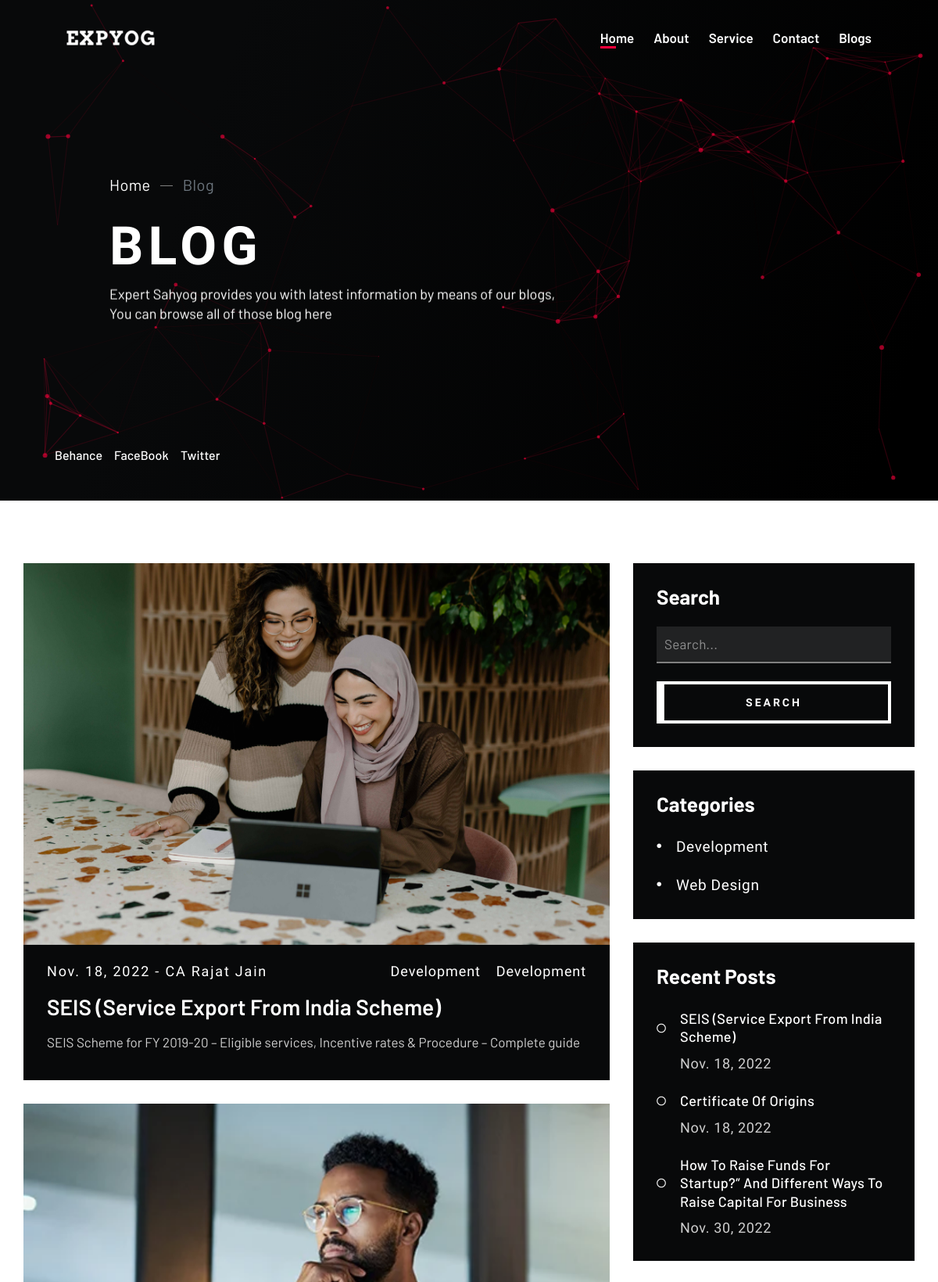
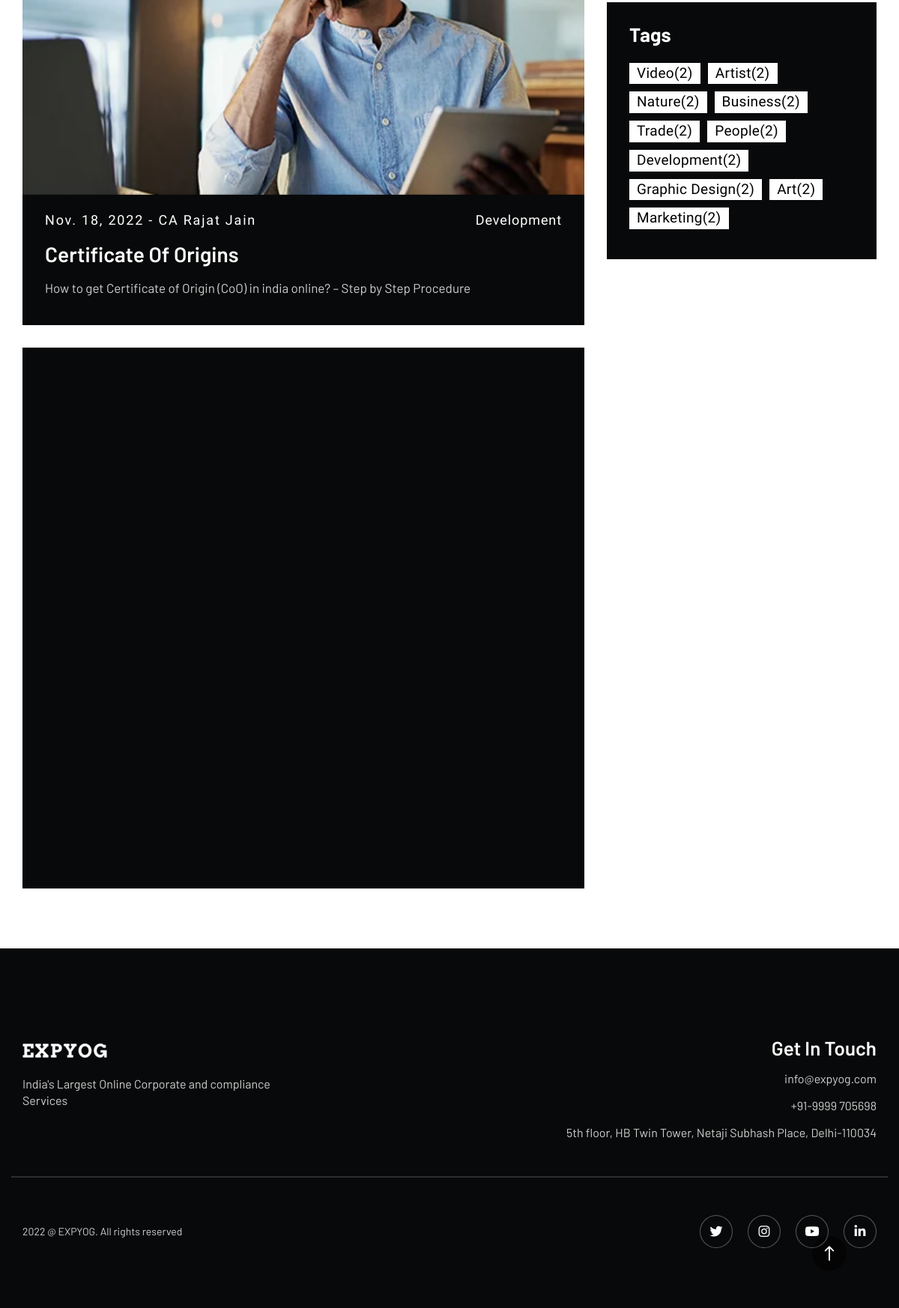
The app's page /blog-list/ with its own data (2 pictures, top to bottom).
### blog/models.py (models this page shows, shortened)
class Blog(models.Model):
    title = models.CharField(max_length=120)
    intro = models.TextField(blank=True, null=True)
    slug = models.SlugField()
    categories = models.ManyToManyField(Category)
    tags = models.TextField(blank=True, null=True)
    author = models.ForeignKey(Author, on_delete=models.CASCADE)
    image = models.ImageField(upload_to='blog')
    body = RichTextField(blank=True, null=True)
    date_created = models.DateField(auto_now_add=True)

class Author(models.Model):
    name = models.CharField(max_length=120)
    image = models.ImageField(upload_to='author')
    intro = models.TextField()
    twitter = models.CharField(max_length=250, blank=True, null=True)
    instagram = models.CharField(max_length=250, blank=True, null=True)
    instagram = models.CharField(max_length=250, blank=True, null=True)
    youtube = models.CharField(max_length=250, blank=True, null=True)

class Category(models.Model):
    title = models.CharField(max_length=120)

### core/views.py (the view)
# urls.py: path('blog-list/', views.blog_list, name='blog-list'),
def blog_list(request):
    query = request.GET.get('query', '')
    blogs = Blog.objects.filter(Q(title__icontains=query))
    categories = Category.objects.all()
    context = {
        'blog_list': blogs,
        'query': query,
        'categories': categories
    }
    return render(request, 'blog-list.html', context)

### core/templates/blog-list.html (shortened to what this page needs)
{% extends 'base.html' %}
{% load static %}
{% block content %}
    <main id="swup">
        <a href="#firstSection" class="to-top-button to-id click-target">
            <i class="icon-arrow-left"></i>
        </a>
        {% include 'navbar.html' %}
        <section id="firstSection" class="page-header section-80vh bg-gradient-black bg-black">
            <div id="particles" class="container">
                <div class="container">
                    <div class="row">
                        <div class="col-xl-7 offset-xl-1">
                            <div class="breadcrumb-wrap">
                                <ul class="breadcrumb slide-over">
                                    <li class="breadcrumb-item"><a class="link text-white" href="{% url 'index' %}">Home</a></li>
                                    <li class="breadcrumb-item active" aria-current="page">Blog</li>
                                </ul>
                            </div>
                        </div>
                        <div class="col-xl-11 offset-xl-1">
                            <h1 class="page-header-title text-white">
                                <span class="slide-over">Blog</span>
                            </h1>
                        </div>
                        <div class="col-xl-7 offset-xl-1">
                            <p class='page-header-text text-lead text-white'>
                                <span class="slide-over">Expert Sahyog provides you with latest information by means of our blogs,<br> You can browse all of those blog here</span>
                            </p>
                        </div>
                    </div>
                </div>
            </div>
            <div class="bottom-left-links">
                <div>
                    <a href="#" class="link text-white">Behance</a>
                </div>
                <div>
                    <a href="#" class="link text-white">FaceBook</a>
                </div>
                <div>
                    <a href="#" class="link text-white">Twitter</a>
                </div>
            </div>
        </section>
        <div class="page-main">
            <section class="section-small bg-light">
                <div class="container blog-container">
                    <div class="row">
                        <div class="col-lg-8">
                            {% for blog in blog_list %}
                            <div data-animation-container class="blog-item bg-black">
                                <a data-animation-child data-swup href="{% url 'blog' pk=blog.slug %}" class="blog-img blog-img-hover cover-right" data-animation="cover-right">
                                    <div class="bg-image lazy" data-bg="url({{blog.image.url}})"></div>
                                </a>
                                <div class="blog-content">
                                    <div data-animation-child class="blog-header slide-right"  data-animation="slide-right">
                                        <div class="blog-info">
                                            <p class="text-additional text-white">
                                                <a href="#" class="link">{{ blog.date_created }}</a>
                                                -
                                                <a href="#" class="link">{{blog.author.name}}</a>
                                            </p>
                                        </div>
                                        <div class="blog-tags">
                                            {% for cat in blog.categories.all %}
                                            <a class="link text-additional" href="#">Development</a>
                                            {% endfor %}
                                        </div>
                                    </div>
                                    <h3 data-animation-child class="blog-title slide-up delay-8" data-animation="slide-up">
                                        <a class="link" data-swup href="blogArticle.html">{{blog.title }}</a>
                                    </h3>
                                    <p data-animation-child class="blog-text text-light-gray slide-up delay-9" data-animation="slide-up">
                                        {{blog.intro}}
                                    </p>
                                </div>
                            </div>
                            {% endfor %}
                        </div>
                        <div class="col-lg-4">
                            <div class="sidebar widget_area">
                                <div class="widget widget_search">
                                    <h3 class="widget-title text-white">search</h3>
                                    <form method="GET" action="{% url 'blog-list' %}" class="search-form">
                                        <label>
                                            <input type="search" class="search-field" placeholder="Search..." name="query">
                                        </label>
                                        <button class="btn btn-small w-100 btn-outline-white text-white cursor-color" type="submit">search</button>
                                    </form>
                                </div>
                                <div class="widget widget_categories">
                                    <h3 class="widget-title text-white">
                                        categories
                                    </h3>
                                    <ul>
                                        {% for category in categories %}
                                        <li>
                                            <a href="#">
                                                {{category.title}}
                                            </a>
                                        </li>
                                        {% endfor %}
                                    </ul>
                                </div>
                                <div class="widget widget_recent_entries">
                                    <h3 class="widget-title text-white">recent posts</h3>
                                    <ul>
                                        {% for blog in blog_list %}
                                        <li>
                                            <a href="{% url 'blog' pk=blog.slug %}">{{blog.title}}</a>
                                            <span class="post-date">{{blog.date_created}}</span>
                                        </li>
                                        {% endfor %}
                                    </ul>
                                </div>
                                <div class="widget widget_tag_cloud">
                                    <h3 class="widget-title text-white">tags</h3>
                                    <div class="tagcloud">
                                        <a class="tag-cloud-link" href="#">video(2)</a>
                                        <a class="tag-cloud-link" href="#">artist(2)</a>
                                        <a class="tag-cloud-link" href="#">nature(2)</a>
                                        <a class="tag-cloud-link" href="#">business(2)</a>
                                        <a class="tag-cloud-link" href="#">trade(2)</a>
                                        <a class="tag-cloud-link" href="#">people(2)</a>
                                        <a class="tag-cloud-link" href="#">development(2)</a>
                                        <a class="tag-cloud-link" href="#">graphic design(2)</a>
                                        <a class="tag-cloud-link" href="#">art(2)</a>
                                        <a class="tag-cloud-link" href="#">marketing(2)</a>
                                    </div>
                                </div>
                            </div>
                        </div>
                    </div>
                </div>
            </section>
        </div>
        {% include 'footer.html' %}
    </main>
{% endblock content %}

### records on screen
Blog: image (picture), date_created "Nov. 18, 2022", author.name "CA Rajat Jain", title "SEIS (Service Export From India Scheme)", intro "SEIS Scheme for FY 2019-20 – Eligible services, Incentive rates & Procedure – Complete guide"
Category: title "Development"
Category: title "Web Design"
Blog: image (picture), date_created "Nov. 18, 2022", author.name "CA Rajat Jain", title "Certificate Of Origins", intro "How to get Certificate of Origin (CoO) in india online? – Step by Step Procedure"
Blog: title "How To Raise Funds For Startup?” And Different Ways To Raise Capital For Business", date_created "Nov. 30, 2022"
